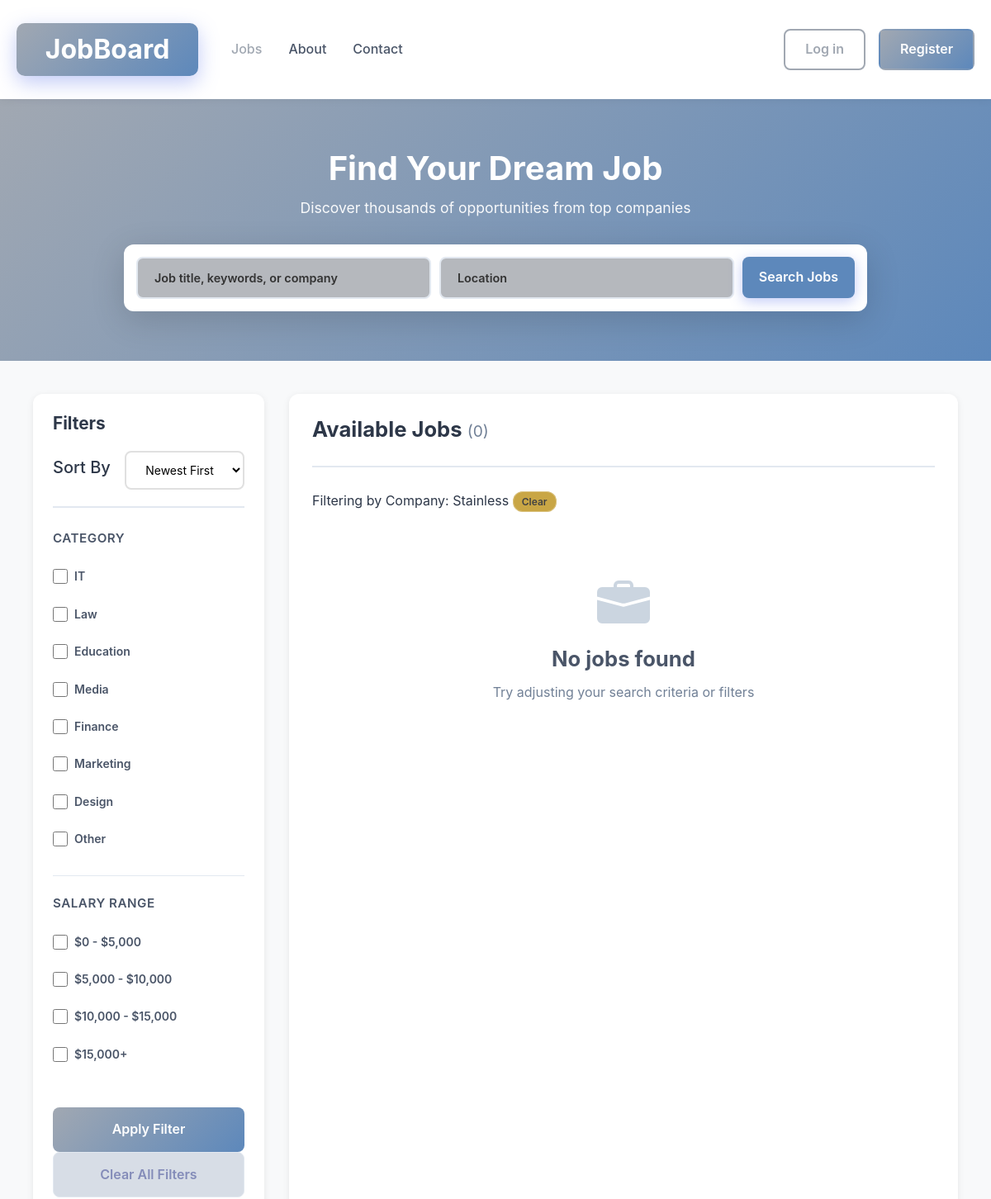
/jobs?company=Stainless (upper part), run on an earlier commit of the app's database.
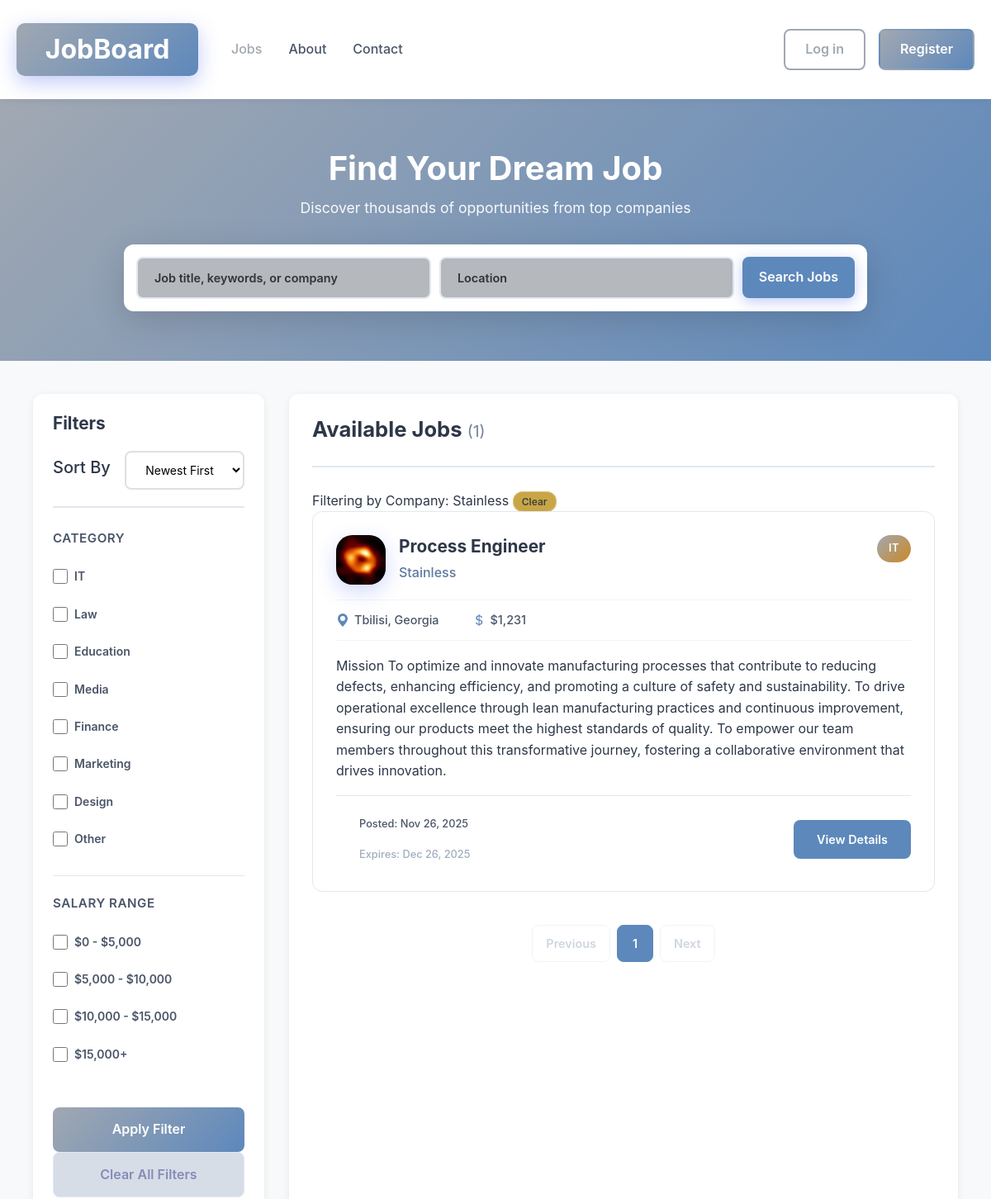
And on a later commit of the database.
### models.py (models this page shows, shortened)
class Job(db.Model):
    id = db.Column(db.Integer, primary_key=True)
    title = db.Column(db.String(100), nullable=False)
    date_posted = db.Column(db.Date, nullable=False, default=date.today)
    date_expire = db.Column(db.Date, nullable=False, default=lambda: date.today() + timedelta(days=30))
    short_description = db.Column(db.Text, nullable=False)
    full_description = db.Column(db.Text, nullable=False)
    company = db.Column(db.String(100), nullable=False)
    salary = db.Column(db.Integer, nullable=True, default=1000)
    location = db.Column(db.String(100), nullable=False)
    category = db.Column(db.String(50), nullable=False)
    user_id = db.Column(db.Integer, db.ForeignKey('user.id'), nullable=False)

class User(db.Model,UserMixin):
    id=db.Column(db.Integer,primary_key=True)
    firstname = db.Column(db.String(20), nullable=False)
    lastname = db.Column(db.String(20), nullable=False)
    username = db.Column(db.String(20), unique=True, nullable=False)
    email = db.Column(db.String(50), unique=True, nullable=False)
    password = db.Column(db.String(60),nullable=False)
    image_file = db.Column(db.String(30), nullable=False, default='default.jpg')
    registration_date=db.Column(db.Date, nullable=False, default=date.today)
    jobs = db.relationship('Job', backref='author', lazy=True)

### routes.py (the view, shortened to what this page needs)
@app.route('/', methods=['GET', 'POST'])
@app.route('/home', methods=['GET', 'POST'])
@app.route('/jobs', methods=['GET', 'POST'])
def home_page():
    form = FilterForm(request.args, meta={'csrf': False})
    company = request.args.get('company')
    categories = request.args.getlist('job_category')
    salary_ranges = request.args.getlist('salary_range')
    order_by = request.args.get('order_by')
    search = request.args.get('search')
    location_filter = request.args.get('location')
    page = request.args.get('page', 1, type=int)
    query = Job.query
    if company:
        query = query.filter_by(company=company)
    if location_filter:
        query = query.filter(Job.location.ilike(f'%{location_filter}%'))
    if categories:
        query = query.filter(Job.category.in_(categories))
    if order_by:
        if order_by == '1':  # Newest First
            query = query.order_by(Job.date_posted.desc())
        elif order_by == '2':  # Oldest First
            query = query.order_by(Job.date_posted.asc())
        elif order_by == '3':  # Highest Salary
            query = query.order_by(Job.salary.desc())
        elif order_by == '4':  # Lowest Salary
            query = query.order_by(Job.salary.asc())
    else:
        query = query.order_by(Job.date_posted.desc())
    jobs = query.paginate(page=page, per_page=10)
    return render_template('jobs.html', jobs=jobs, form=form)

### templates/jobs.html (shortened to what this page needs)
{% extends 'base.html' %}
{% block content %}
<div class="jobs-page">
    <section class="jobs-hero">
        <div class="container">
            <h1>Find Your Dream Job</h1>
            <p>Discover thousands of opportunities from top companies</p>
            <div class="search-container">
                <form method="GET" action="{{ url_for('home_page') }}" class="job-search-form">
                    <div class="search-input-group">
                        <input type="text" name="search" placeholder="Job title, keywords, or company" class="search-input" value="{{ request.args.get('search', '') }}">
                        <input type="text" name="location" placeholder="Location" class="search-input" value="{{ request.args.get('location', '') }}">
                        <div>
                            <button type="submit" class="search-btn">Search Jobs</button>
                        </div>
                    </div>
                </form>
            </div>
        </div>
    </section>
    <section class="jobs-section">
        <div class="container">
            <div class="jobs-layout">
                <aside class="filters-sidebar">
                    <h3>Filters</h3>
                    <form method="GET" action="{{ url_for('home_page') }}">
                        <div class="jobs-header">
                            <h5>Sort By</h5>
                            <div>
                                {{ form.order_by(class="form-input") }}
                            </div>
                        </div>
                        <div class="filter-group">
                            <h4>Category</h4>
                                <div class="checkbox-group">
                                    {% for choice in form.job_category %}
                                        <label class="checkbox-container">
                                            {{ choice }}
                                            <span class="checkbox-label">
                                                {{ choice.label }}
                                            </span>
                                        </label>
                                    {% endfor %}
                                </div>
                        </div>
                        <div class="filter-group">
                            <h4>Salary Range</h4>
                                <div class="checkbox-group">
                                    {% for choice in form.salary_range %}
                                        <label class="checkbox-container">
                                            {{ choice }}
                                            <span class="checkbox-label">
                                                {{ choice.label }}
                                            </span>
                                        </label>
                                    {% endfor %}
                                </div>
                        </div>
                        {{ form.submit(class="apply-btn btn-submit btn-full") }}
                        <a href="{{ url_for('home_page') }}" class="clear-filters-btn btn-submit btn-full">Clear All Filters</a>
                    </form>
                </aside>
                <main class="jobs-main">
                    <div class="jobs-header">
                        <h2>Available Jobs <span class="job-count">({{ jobs.total if jobs else 0 }})</span></h2>
                    </div>
                    {% if request.args.get('company') %}
                        <div class="active-filters">
                            <span class="filter-label">Filtering by </span>
                            <span class="filter-tag">
                                Company: {{ request.args.get('company') }}
                            <a href="{{ url_for('home_page') }}" class="remove-filter-btn">Clear</a>
                            </span>
                        </div>
                    {% endif %}
                    <div class="jobs-grid">
                        {% if jobs and jobs.items %}
                            {% for job in jobs.items %}
                                <div class="job-card">
                                    <div class="job-card-header">
                                        <div class="avatar" style="width: 60px; height: 60px; font-size: 40px; border-radius: 20px; overflow: hidden;">
                                            <img src="{{ url_for('static', filename='../static/images/'+job.author.image_file) }}" alt="Logo" style="width: 100%; height: 100%; object-fit: cover;">
                                        </div>
                                        <div class="job-info">
                                            <h3 class="job-title">{{ job.title }}</h3>
                                            <a href="{{ url_for('home_page', company=job.company) }}" class="company-name">{{ job.company }}</a>
                                        </div>
                                        <span class="job-category-badge">{{ job.category }}</span>
                                    </div>
                                    <div class="job-details">
                                        <span class="job-detail-item">
                                            <svg width="16" height="16" fill="currentColor" viewBox="0 0 16 16">
                                                <path d="M8 16s6-5.686 6-10A6 6 0 0 0 2 6c0 4.314 6 10 6 10zm0-7a3 3 0 1 1 0-6 3 3 0 0 1 0 6z"/>
                                            </svg>
                                            {{ job.location }}
                                        </span>
                                        {% if job.salary %}
                                        <span class="job-detail-item">
                                            ${{ "{:,}".format(job.salary) }}
                                        </span>
                                        {% endif %}
                                    </div>
                                    <p class="job-short-description">
                                        {{ job.short_description }}
                                    </p>
                                    <div class="job-card-footer">
                                        <div class="job-dates">
                                            <span class="posted-date">Posted: {{ job.date_posted.strftime('%b %d, %Y') if job.date_posted else 'N/A' }}</span>
                                            <span class="expire-date">Expires: {{ job.date_expire.strftime('%b %d, %Y') if job.date_expire else 'N/A' }}</span>
                                        </div>
                                        <a href="{{ url_for('job_detail_page', job_id=job.id) }}" class="view-details-btn">View Details</a>
                                    </div>
                                </div>
                            {% endfor %}
                        {% else %}
                            <div class="no-jobs">
                                <h3>No jobs found</h3>
                                <p>Try adjusting your search criteria or filters</p>
                            </div>
                        {% endif %}
                    </div>
                    {% if jobs and jobs.total > 0 %}
                        <div class="pagination">
                            {% if jobs.has_prev %}
                                <a href="{{ url_for('home_page', page=jobs.prev_num, search=request.args.get('search'), location=request.args.get('location'), company=request.args.get('company'), order_by=request.args.get('order_by')) }}" class="page-btn">Previous</a>
                            {% else %}
                                <span class="page-btn disabled">Previous</span>
                            {% endif %}
                            {% for page_num in jobs.iter_pages(left_edge=1, right_edge=1, left_current=1, right_current=2) %}
                                {% if page_num %}
                                    {% if page_num == jobs.page %}
                                        <span class="page-btn active">{{ page_num }}</span>
                                    {% else %}
                                        <a href="{{ url_for('home_page', page=page_num, search=request.args.get('search'), location=request.args.get('location'), company=request.args.get('company'), order_by=request.args.get('order_by')) }}" class="page-btn">{{ page_num }}</a>
                                    {% endif %}
                                {% else %}
                                    <span class="page-btn disabled">...</span>
                                {% endif %}
                            {% endfor %}
                            {% if jobs.has_next %}
                                <a href="{{ url_for('home_page', page=jobs.next_num, search=request.args.get('search'), location=request.args.get('location'), company=request.args.get('company'), order_by=request.args.get('order_by')) }}" class="page-btn">Next</a>
                            {% else %}
                                <span class="page-btn disabled">Next</span>
                            {% endif %}
                        </div>
                    {% endif %}
                </main>
            </div>
        </div>
    </section>
</div>
{% endblock %}

### templates/base.html (shortened to what this page needs)
<!DOCTYPE html>
<html lang="en">
<head>
    <link href="https://cdn.jsdelivr.net/npm/bootstrap@5.3.3/dist/css/bootstrap.min.css" rel="stylesheet">
    <link rel="stylesheet" href="{{ url_for('static', filename='css/style.css') }}">
</head>
<body>
    <nav class="navbar">
        <div class="nav-container">
            <a href="{{ url_for('home_page') }}" class="logo" style="text-decoration: none !important;">JobBoard</a>
            <ul class="nav-links left-links">
                <li><a href="{{ url_for('home_page') }}" {% if request.endpoint == 'home_page' %}class="active"{% endif %}>Jobs</a></li>
                <li><a href="{{ url_for('about_page') }}" {% if request.endpoint == 'about_page' %}class="active"{% endif %}>About</a></li>
                <li><a href="{{ url_for('contact_page') }}" {% if request.endpoint == 'contact_page' %}class="active"{% endif %}>Contact</a></li>
            </ul>
            {% if current_user.is_authenticated%}
                <ul class="nav-links right-links">
                    <li><a id="addjob" class="nav-item nav-link btn btn-sm btn-primary text-muted  mx-2" href="{{ url_for('add_job_page') }}"
                        {% if request.endpoint == 'add_job_page' %}class="active"{% endif %}>➕ Add Job</a></li>
                    <li><a href="{{ url_for('profile_page') }}" {% if request.endpoint == 'profile_page' %}class="active"{% endif %}>Profile</a></li>
                    <li><a href="{{ url_for('logout') }}" >Logout</a></li>
                </ul>
            {% else %}
                <ul class="nav-links right-links">
                    <li><a href="{{ url_for('login_page') }}" {% if request.endpoint == 'login_page' %}class="active"{% endif %}>Log in</a></li>
                    <li><a href="{{ url_for('register_page') }}" {% if request.endpoint == 'register_page' %}class="active"{% endif %}>Register</a></li>
                </ul>
            {% endif %}
        </div>
    </nav>
    {% block content %}
    {% endblock %}
</body>
</html>

What changed in the data, as far as the page shows it:
added Job: args.get "Stainless", image_file (picture), title "Process Engineer", company "Stainless", category "IT", location "Tbilisi, Georgia", salary "1,231", short_description "Mission To optimize and innovate manufacturing processes that contribute to reducing defects, enhancing efficiency, and promoting a culture of safety and sustainability. To drive operational excellence through lean manufacturing practices and continuous improvement, ensuring our products meet the highest standards of quality. To empower our team members throughout this transformative journey, fostering a collaborative environment that drives innovation.", date_posted "Nov 26, 2025", date_expire "Dec 26, 2025"
Also different on the page:
{{ jobs.total if jobs else 0 }}: "0" → "1"
{{ request.args.get('company') }}: "Stainless" → (not shown)
text no longer shown: "No jobs found Try adjusting your search criteria or filters"
text now shown: "Previous Next"
new list line: "1"
